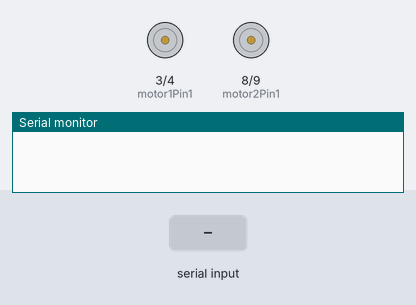
A sketch run on a simulated Arduino Uno, built with avr-gcc and run on an emulated ATmega328P. Parts: motor-driver pin pairs drawn as motors (green arrow = first pin HIGH = forward, orange = second pin HIGH = backward, longer = more drive, scaled by the enable pin), the last lines printed to the serial monitor. The inputs (shaded band) are chosen by the test bench.

Above: at 1.2 s.
1.3 s: "1" received over Serial
At 1.9 s:
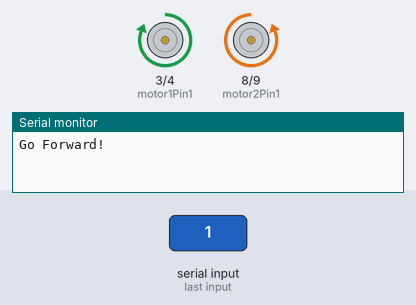
2.8 s: "2" received over Serial
At 4.0 s:
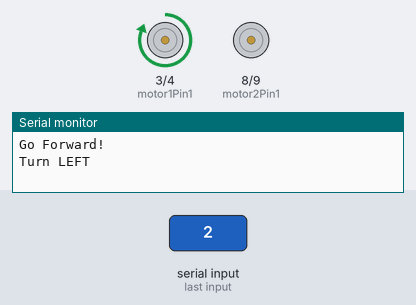
5.8 s: "4" received over Serial
At 6.5 s:
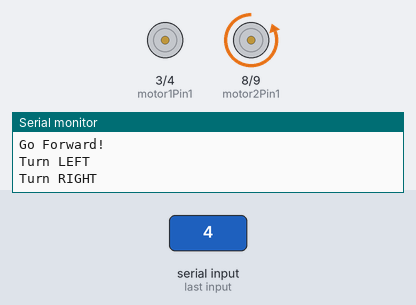
8.8 s: "5" received over Serial
At 10.0 s:
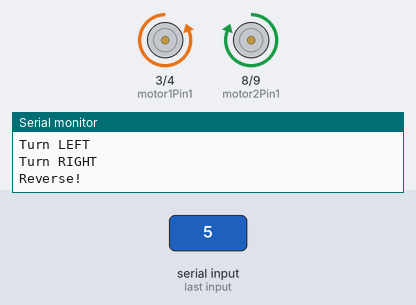
Timing chart, 0 to 11.3 s (numbered marks = the images above; inputs shaded):
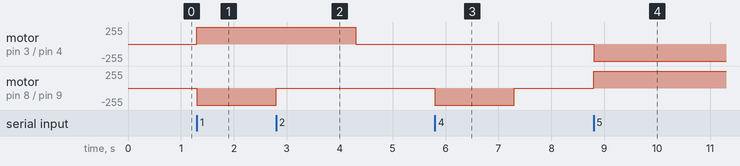

Measured:
- after the input at 1.3 s, motor on pin 3 (motor1Pin1) / pin 4 (motor1Pin2): stopped → forward 255/255 at once; motor on pin 8 (motor2Pin1) / pin 9 (motor2Pin2): stopped → backward 255/255 at once
- after the input at 2.8 s, motor on pin 3 (motor1Pin1) / pin 4 (motor1Pin2): forward 255/255 → stopped after 1.5 s; motor on pin 8 (motor2Pin1) / pin 9 (motor2Pin2): backward 255/255 → stopped at once
- after the input at 5.8 s, motor on pin 8 (motor2Pin1) / pin 9 (motor2Pin2): stopped → backward 255/255 at once, → stopped 1.5 s later
- after the input at 8.8 s, motor on pin 3 (motor1Pin1) / pin 4 (motor1Pin2): stopped → backward 255/255 at once; motor on pin 8 (motor2Pin1) / pin 9 (motor2Pin2): stopped → forward 255/255 at once

The sketch:

Control_2_DC_Motors_Via_Bluetooth.ino
```cpp
int motor1Pin1 = 3; // pin 2 on L293D IC
int motor1Pin2 = 4; // pin 7 on L293D IC
int enable1Pin = 6; // pin 1 on L293D IC
int motor2Pin1 = 8; // pin 10 on L293D IC
int motor2Pin2 = 9; // pin 15 on L293D IC
int enable2Pin = 11; // pin 9 on L293D IC
int state;
int flag=0;        //makes sure that the serial only prints once the state
int stateStop=0;
void setup() {
    // sets the pins as outputs:
    pinMode(motor1Pin1, OUTPUT);
    pinMode(motor1Pin2, OUTPUT);
    pinMode(enable1Pin, OUTPUT);
    pinMode(motor2Pin1, OUTPUT);
    pinMode(motor2Pin2, OUTPUT);
    pinMode(enable2Pin, OUTPUT);
    // sets enable1Pin and enable2Pin high so that motor can turn on:
    digitalWrite(enable1Pin, HIGH);
    digitalWrite(enable2Pin, HIGH);
    // initialize serial communication at 9600 bits per second:
    Serial.begin(9600);
}

void loop() {
    //if some date is sent, reads it and saves in state
    if(Serial.available() > 0){
      state = Serial.read();
      flag=0;
    }
    // if the state is '1' the DC motor will go forward
    if (state == '1') {
        digitalWrite(motor1Pin1, HIGH);
        digitalWrite(motor1Pin2, LOW);
        digitalWrite(motor2Pin1, LOW);
        digitalWrite(motor2Pin2, HIGH);
        if(flag == 0){
          Serial.println("Go Forward!");
          flag=1;
        }
    }

    // if the state is '2' the motor will turn left
    else if (state == '2') {
        digitalWrite(motor1Pin1, HIGH);
        digitalWrite(motor1Pin2, LOW);
        digitalWrite(motor2Pin1, LOW);
        digitalWrite(motor2Pin2, LOW);
        if(flag == 0){
          Serial.println("Turn LEFT");
          flag=1;
        }
        delay(1500);
        state=3;
        stateStop=1;
    }
    // if the state is '3' the motor will Stop
    else if (state == '3' || stateStop == 1) {
        digitalWrite(motor1Pin1, LOW);
        digitalWrite(motor1Pin2, LOW);
        digitalWrite(motor2Pin1, LOW);
        digitalWrite(motor2Pin2, LOW);
        if(flag == 0){
          Serial.println("STOP!");
          flag=1;
        }
        stateStop=0;
    }
    // if the state is '4' the motor will turn right
    else if (state == '4') {
        digitalWrite(motor1Pin1, LOW);
        digitalWrite(motor1Pin2, LOW);
        digitalWrite(motor2Pin1, LOW);
        digitalWrite(motor2Pin2, HIGH);
        if(flag == 0){
          Serial.println("Turn RIGHT");
          flag=1;
        }
        delay(1500);
        state=3;
        stateStop=1;
    }
    // if the state is '5' the motor will Reverse
    else if (state == '5') {
        digitalWrite(motor1Pin1, LOW);
        digitalWrite(motor1Pin2, HIGH);
        digitalWrite(motor2Pin1, HIGH);
        digitalWrite(motor2Pin2, LOW);
        if(flag == 0){
          Serial.println("Reverse!");
          flag=1;
        }
    }
    //For debugging purpose
    //Serial.println(state);
}
```
